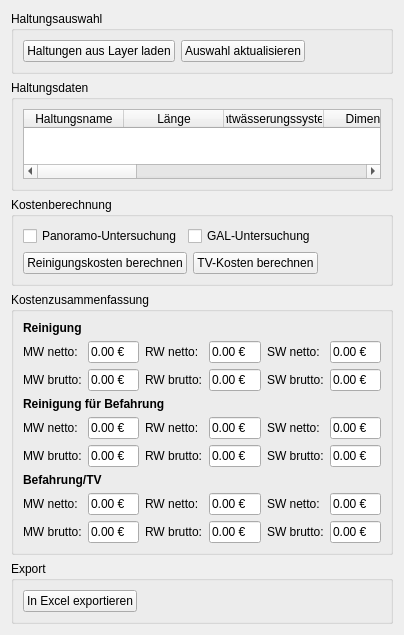
         <widget class="QWidget" name="scrollAreaWidgetContents_kosten">
          <property name="geometry">
           <rect>
            <x>0</x>
            <y>0</y>
            <width>404</width>
            <height>592</height>
           </rect>
          </property>
          <layout class="QVBoxLayout" name="verticalLayout_kosten">
           <item>
            <widget class="QGroupBox" name="group_haltungsauswahl">
             <property name="title">
              <string>Haltungsauswahl</string>
             </property>
             <layout class="QVBoxLayout" name="verticalLayout_haltungsauswahl">
              <item>
               <layout class="QHBoxLayout" name="horizontalLayout_haltungsauswahl_buttons">
                <item>
                 <widget class="QPushButton" name="btn_auslesung_1">
                  <property name="text">
                   <string>Haltungen aus Layer laden</string>
                  </property>
                 </widget>
                </item>
                <item>
                 <widget class="QPushButton" name="btn_auslesung_2">
                  <property name="text">
                   <string>Auswahl aktualisieren</string>
                  </property>
                 </widget>
                </item>
                <item>
                 <spacer name="horizontalSpacer_haltungsauswahl">
                  <property name="orientation">
                   <enum>Qt::Horizontal</enum>
                  </property>
                  <property name="sizeHint" stdset="0">
                   <size>
                    <width>40</width>
                    <height>20</height>
                   </size>
                  </property>
                 </spacer>
                </item>
               </layout>
              </item>
             </layout>
            </widget>
           </item>
           <item>
            <widget class="QGroupBox" name="group_haltungsdaten">
             <property name="title">
              <string>Haltungsdaten</string>
             </property>
             <layout class="QVBoxLayout" name="verticalLayout_haltungsdaten">
              <item>
               <widget class="QTableWidget" name="Liste_Haltungen">
                <column>
                 <property name="text">
                  <string>Haltungsname</string>
                 </property>
                </column>
                <column>
                 <property name="text">
                  <string>Länge</string>
                 </property>
                </column>
                <column>
                 <property name="text">
                  <string>Entwässerungssystem</string>
                 </property>
                </column>
                <column>
                 <property name="text">
                  <string>Dimension</string>
                 </property>
                </column>
                <column>
                 <property name="text">
                  <string>Anzahl GALs</string>
                 </property>
                </column>
                <column>
                 <property name="text">
                  <string>Kosten Reinigung</string>
                 </property>
                </column>
                <column>
                 <property name="text">
                  <string>Kosten Reinigung TV</string>
                 </property>
                </column>
                <column>
                 <property name="text">
                  <string>Kosten TV</string>
                 </property>
                </column>
                <column>
                 <property name="text">
                  <string>Kosten GAL</string>
                 </property>
                </column>
                <column>
                 <property name="text">
                  <string>Kosten Panoramo</string>
                 </property>
                </column>
               </widget>
              </item>
             </layout>
            </widget>
           </item>
           <item>
            <widget class="QGroupBox" name="group_kostenberechnung">
             <property name="title">
              <string>Kostenberechnung</string>
             </property>
             <layout class="QVBoxLayout" name="verticalLayout_kostenberechnung">
              <item>
               <layout class="QHBoxLayout" name="horizontalLayout_calc_row1">
                <item>
                 <widget class="QCheckBox" name="checkBox_Panoramo">
                  <property name="text">
                   <string>Panoramo-Untersuchung</string>
                  </property>
                 </widget>
                </item>
                <item>
                 <widget class="QCheckBox" name="checkBox_GAL">
                  <property name="text">
                   <string>GAL-Untersuchung</string>
                  </property>
                 </widget>
                </item>
                <item>
                 <spacer name="horizontalSpacer_calc_row1">
                  <property name="orientation">
                   <enum>Qt::Horizontal</enum>
                  </property>
                  <property name="sizeHint" stdset="0">
                   <size>
                    <width>40</width>
                    <height>20</height>
                   </size>
                  </property>
                 </spacer>
                </item>
               </layout>
              </item>
              <item>
               <layout class="QHBoxLayout" name="horizontalLayout_calc_row2">
                <item>
                 <widget class="QPushButton" name="btn_berechnung_reinigung">
                  <property name="text">
                   <string>Reinigungskosten berechnen</string>
                  </property>
                 </widget>
                </item>
                <item>
                 <widget class="QPushButton" name="btn_berechnung_tv">
                  <property name="text">
                   <string>TV-Kosten berechnen</string>
                  </property>
                 </widget>
                </item>
                <item>
                 <spacer name="horizontalSpacer_calc_row2">
                  <property name="orientation">
                   <enum>Qt::Horizontal</enum>
                  </property>
                  <property name="sizeHint" stdset="0">
                   <size>
                    <width>40</width>
                    <height>20</height>
                   </size>
                  </property>
                 </spacer>
                </item>
               </layout>
              </item>
             </layout>
            </widget>
           </item>
           <item>
            <widget class="QGroupBox" name="group_kostenzusammenfassung">
             <property name="title">
              <string>Kostenzusammenfassung</string>
             </property>
             <layout class="QGridLayout" name="gridLayout_kostenzusammenfassung">
              <item row="0" column="0" colspan="6">
               <widget class="QLabel" name="label_reinigung">
                <property name="text">
                 <string>&lt;b&gt;Reinigung&lt;/b&gt;</string>
                </property>
               </widget>
              </item>
              <item row="1" column="0">
               <widget class="QLabel" name="label_reinigung_mw_netto">
                <property name="text">
                 <string>MW netto:</string>
                </property>
               </widget>
              </item>
              <item row="1" column="1">
               <widget class="QLineEdit" name="Reinigung_netto_MW">
                <property name="text">
                 <string>0.00 €</string>
                </property>
                <property name="readOnly">
                 <bool>true</bool>
                </property>
               </widget>
              </item>
              <item row="1" column="2">
               <widget class="QLabel" name="label_reinigung_rw_netto">
                <property name="text">
                 <string>RW netto:</string>
                </property>
               </widget>
              </item>
              <item row="1" column="3">
               <widget class="QLineEdit" name="Reinigung_netto_RW">
                <property name="text">
                 <string>0.00 €</string>
                </property>
                <property name="readOnly">
                 <bool>true</bool>
                </property>
               </widget>
              </item>
              <item row="1" column="4">
               <widget class="QLabel" name="label_reinigung_sw_netto">
                <property name="text">
                 <string>SW netto:</string>
                </property>
               </widget>
              </item>
              <item row="1" column="5">
               <widget class="QLineEdit" name="Reinigung_netto_SW">
                <property name="text">
                 <string>0.00 €</string>
                </property>
                <property name="readOnly">
                 <bool>true</bool>
                </property>
               </widget>
              </item>
              <item row="2" column="0">
               <widget class="QLabel" name="label_reinigung_mw_brutto">
                <property name="text">
                 <string>MW brutto:</string>
                </property>
               </widget>
              </item>
              <item row="2" column="1">
               <widget class="QLineEdit" name="Reinigung_brutto_MW">
                <property name="text">
                 <string>0.00 €</string>
                </property>
                <property name="readOnly">
                 <bool>true</bool>
                </property>
               </widget>
              </item>
              <item row="2" column="2">
               <widget class="QLabel" name="label_reinigung_rw_brutto">
                <property name="text">
                 <string>RW brutto:</string>
                </property>
               </widget>
              </item>
              <item row="2" column="3">
               <widget class="QLineEdit" name="Reinigung_brutto_RW">
                <property name="text">
                 <string>0.00 €</string>
                </property>
                <property name="readOnly">
                 <bool>true</bool>
                </property>
               </widget>
              </item>
              <item row="2" column="4">
               <widget class="QLabel" name="label_reinigung_sw_brutto">
                <property name="text">
                 <string>SW brutto:</string>
                </property>
               </widget>
              </item>
              <item row="2" column="5">
               <widget class="QLineEdit" name="Reinigung_brutto_SW">
                <property name="text">
                 <string>0.00 €</string>
                </property>
                <property name="readOnly">
                 <bool>true</bool>
                </property>
               </widget>
              </item>
              <item row="3" column="0" colspan="6">
               <widget class="QLabel" name="label_reinigung_befahrung">
                <property name="text">
                 <string>&lt;b&gt;Reinigung für Befahrung&lt;/b&gt;</string>
                </property>
               </widget>
              </item>
              <item row="4" column="0">
               <widget class="QLabel" name="label_reinigung_befahrung_mw_netto">
                <property name="text">
                 <string>MW netto:</string>
                </property>
               </widget>
              </item>
              <item row="4" column="1">
               <widget class="QLineEdit" name="Reinigung_befahrung_netto_MW">
                <property name="text">
                 <string>0.00 €</string>
                </property>
                <property name="readOnly">
                 <bool>true</bool>
                </property>
               </widget>
              </item>
              <item row="4" column="2">
               <widget class="QLabel" name="label_reinigung_befahrung_rw_netto">
                <property name="text">
                 <string>RW netto:</string>
                </property>
               </widget>
              </item>
              <item row="4" column="3">
               <widget class="QLineEdit" name="Reinigung_befahrung_netto_RW">
                <property name="text">
                 <string>0.00 €</string>
                </property>
                <property name="readOnly">
                 <bool>true</bool>
                </property>
               </widget>
              </item>
              <item row="4" column="4">
               <widget class="QLabel" name="label_reinigung_befahrung_sw_netto">
                <property name="text">
                 <string>SW netto:</string>
                </property>
               </widget>
              </item>
              <item row="4" column="5">
               <widget class="QLineEdit" name="Reinigung_befahrung_netto_SW">
                <property name="text">
                 <string>0.00 €</string>
                </property>
                <property name="readOnly">
                 <bool>true</bool>
                </property>
               </widget>
              </item>
              <item row="5" column="0">
               <widget class="QLabel" name="label_reinigung_befahrung_mw_brutto">
                <property name="text">
                 <string>MW brutto:</string>
                </property>
               </widget>
              </item>
              <item row="5" column="1">
               <widget class="QLineEdit" name="Reinigung_befahrung_brutto_MW">
                <property name="text">
                 <string>0.00 €</string>
                </property>
                <property name="readOnly">
                 <bool>true</bool>
                </property>
               </widget>
              </item>
              <item row="5" column="2">
               <widget class="QLabel" name="label_reinigung_befahrung_rw_brutto">
                <property name="text">
                 <string>RW brutto:</string>
                </property>
               </widget>
              </item>
              <item row="5" column="3">
               <widget class="QLineEdit" name="Reinigung_befahrung_brutto_RW">
                <property name="text">
                 <string>0.00 €</string>
                </property>
                <property name="readOnly">
                 <bool>true</bool>
                </property>
               </widget>
              </item>
              <item row="5" column="4">
               <widget class="QLabel" name="label_reinigung_befahrung_sw_brutto">
                <property name="text">
                 <string>SW brutto:</string>
                </property>
               </widget>
              </item>
              <item row="5" column="5">
               <widget class="QLineEdit" name="Reinigung_befahrung_brutto_SW">
                <property name="text">
                 <string>0.00 €</string>
                </property>
                <property name="readOnly">
                 <bool>true</bool>
                </property>
               </widget>
              </item>
              <item row="6" column="0" colspan="6">
               <widget class="QLabel" name="label_befahrung_tv">
                <property name="text">
                 <string>&lt;b&gt;Befahrung/TV&lt;/b&gt;</string>
                </property>
               </widget>
              </item>
              <item row="7" column="0">
               <widget class="QLabel" name="label_befahrung_mw_netto">
                <property name="text">
                 <string>MW netto:</string>
                </property>
               </widget>
              </item>
              <item row="7" column="1">
               <widget class="QLineEdit" name="Befahrung_netto_MW">
                <property name="text">
                 <string>0.00 €</string>
                </property>
                <property name="readOnly">
                 <bool>true</bool>
                </property>
               </widget>
              </item>
              <item row="7" column="2">
               <widget class="QLabel" name="label_befahrung_rw_netto">
                <property name="text">
                 <string>RW netto:</string>
                </property>
               </widget>
              </item>
              <item row="7" column="3">
               <widget class="QLineEdit" name="Befahrung_netto_RW">
                <property name="text">
                 <string>0.00 €</string>
                </property>
                <property name="readOnly">
                 <bool>true</bool>
                </property>
               </widget>
              </item>
              <item row="7" column="4">
               <widget class="QLabel" name="label_befahrung_sw_netto">
                <property name="text">
                 <string>SW netto:</string>
                </property>
               </widget>
              </item>
              <item row="7" column="5">
               <widget class="QLineEdit" name="Befahrung_netto_SW">
                <property name="text">
                 <string>0.00 €</string>
                </property>
                <property name="readOnly">
                 <bool>true</bool>
                </property>
               </widget>
              </item>
              <item row="8" column="0">
               <widget class="QLabel" name="label_befahrung_mw_brutto">
                <property name="text">
                 <string>MW brutto:</string>
                </property>
               </widget>
              </item>
              <item row="8" column="1">
               <widget class="QLineEdit" name="Befahrung_brutto_MW">
                <property name="text">
                 <string>0.00 €</string>
                </property>
                <property name="readOnly">
                 <bool>true</bool>
                </property>
               </widget>
              </item>
              <item row="8" column="2">
               <widget class="QLabel" name="label_befahrung_rw_brutto">
                <property name="text">
                 <string>RW brutto:</string>
                </property>
               </widget>
              </item>
              <item row="8" column="3">
               <widget class="QLineEdit" name="Befahrung_brutto_RW">
                <property name="text">
                 <string>0.00 €</string>
                </property>
                <property name="readOnly">
                 <bool>true</bool>
                </property>
               </widget>
              </item>
              <item row="8" column="4">
               <widget class="QLabel" name="label_befahrung_sw_brutto">
                <property name="text">
                 <string>SW brutto:</string>
                </property>
               </widget>
              </item>
              <item row="8" column="5">
               <widget class="QLineEdit" name="Befahrung_brutto_SW">
                <property name="text">
                 <string>0.00 €</string>
                </property>
                <property name="readOnly">
                 <bool>true</bool>
                </property>
               </widget>
              </item>
             </layout>
            </widget>
           </item>
           <item>
            <widget class="QGroupBox" name="group_export">
             <property name="title">
              <string>Export</string>
             </property>
             <layout class="QHBoxLayout" name="horizontalLayout_export">
              <item>
               <widget class="QPushButton" name="btn_excel_export">
                <property name="text">
                 <string>In Excel exportieren</string>
                </property>
               </widget>
              </item>
              <item>
               <spacer name="horizontalSpacer_export">
                <property name="orientation">
                 <enum>Qt::Horizontal</enum>
                </property>
                <property name="sizeHint" stdset="0">
                 <size>
                  <width>40</width>
                  <height>20</height>
                 </size>
                </property>
               </spacer>
              </item>
             </layout>
            </widget>
           </item>
           <item>
            <spacer name="verticalSpacer_kosten">
             <property name="orientation">
              <enum>Qt::Vertical</enum>
             </property>
             <property name="sizeHint" stdset="0">
              <size>
               <width>20</width>
               <height>40</height>
              </size>
             </property>
            </spacer>
           </item>
          </layout>
         </widget>
